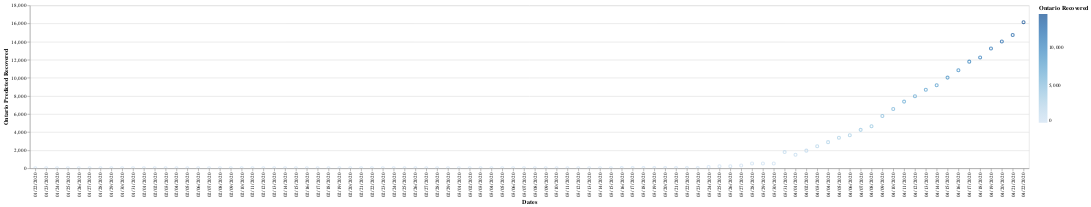

Here is the notebook cell this chart was saved with:
### Code cell
import altair as alt

alt.Chart(t3).mark_point().encode(
    x='Dates',
    y='Ontario Predicted Recovered',
    color='Ontario Recovered',
).interactive()

### Figure 1 — Vega-Lite specification as saved in the notebook (floating-point values rounded to 4 significant figures)
{"config": {"view": {"continuousWidth": 400, "continuousHeight": 300}}, "data": {"name": "data-9d698236e082f563be38c4cb90ac64c0"}, "mark": "point", "encoding": {"color": {"type": "quantitative", "field": "Ontario Recovered"}, "x": {"type": "nominal", "field": "Dates"}, "y": {"type": "quantitative", "field": "Ontario Predicted Recovered"}}, "selection": {"selector009": {"type": "interval", "bind": "scales", "encodings": ["x", "y"]}}, "$schema": "https://vega.github.io/schema/vega-lite/v4.8.1.json", "datasets": {"data-9d698236e082f563be38c4cb90ac64c0": [{"Dates": "01/22/2020", "Confirmed Cases": 0, "Ontario Confirmed Deaths": 0, "Ontario Recovered": 0, "Ontario Predicted Cases": 1.493, "Ontario Predicted Deaths": 2.123, "Ontario Predicted Recovered": 3.506}, {"Dates": "01/23/2020", "Confirmed Cases": 0, "Ontario Confirmed Deaths": 0, "Ontario Recovered": 0, "Ontario Predicted Cases": 1.493, "Ontario Predicted Deaths": 2.123, "Ontario Predicted Recovered": 3.506}, {"Dates": "01/24/2020", "Confirmed Cases": 0, "Ontario Confirmed Deaths": 0, "Ontario Recovered": 0, "Ontario Predicted Cases": 1.493, "Ontario Predicted Deaths": 2.123, "Ontario Predicted Recovered": 3.506}, {"Dates": "01/25/2020", "Confirmed Cases": 0, "Ontario Confirmed Deaths": 0, "Ontario Recovered": 0, "Ontario Predicted Cases": 1.493, "Ontario Predicted Deaths": 2.123, "Ontario Predicted Recovered": 3.506}, {"Dates": "01/26/2020", "Confirmed Cases": 1, "Ontario Confirmed Deaths": 0, "Ontario Recovered": 0, "Ontario Predicted Cases": 2.797, "Ontario Predicted Deaths": 2.123, "Ontario Predicted Recovered": 3.506}, {"Dates": "01/27/2020", "Confirmed Cases": 1, "Ontario Confirmed Deaths": 0, "Ontario Recovered": 0, "Ontario Predicted Cases": 2.797, "Ontario Predicted Deaths": 2.123, "Ontario Predicted Recovered": 3.506}, {"Dates": "01/28/2020", "Confirmed Cases": 1, "Ontario Confirmed Deaths": 0, "Ontario Recovered": 0, "Ontario Predicted Cases": 2.797, "Ontario Predicted Deaths": 2.123, "Ontario Predicted Recovered": 3.506}, {"Dates": "01/29/2020", "Confirmed Cases": 1, "Ontario Confirmed Deaths": 0, "Ontario Recovered": 0, "Ontario Predicted Cases": 2.797, "Ontario Predicted Deaths": 2.123, "Ontario Predicted Recovered": 3.506}, {"Dates": "01/30/2020", "Confirmed Cases": 1, "Ontario Confirmed Deaths": 0, "Ontario Recovered": 0, "Ontario Predicted Cases": 2.797, "Ontario Predicted Deaths": 2.123, "Ontario Predicted Recovered": 3.506}, {"Dates": "01/31/2020", "Confirmed Cases": 3, "Ontario Confirmed Deaths": 0, "Ontario Recovered": 0, "Ontario Predicted Cases": 5.516, "Ontario Predicted Deaths": 2.123, "Ontario Predicted Recovered": 3.506}, {"Dates": "02/01/2020", "Confirmed Cases": 3, "Ontario Confirmed Deaths": 0, "Ontario Recovered": 0, "Ontario Predicted Cases": 5.516, "Ontario Predicted Deaths": 2.123, "Ontario Predicted Recovered": 3.506}, {"Dates": "02/02/2020", "Confirmed Cases": 3, "Ontario Confirmed Deaths": 0, "Ontario Recovered": 0, "Ontario Predicted Cases": 5.516, "Ontario Predicted Deaths": 2.123, "Ontario Predicted Recovered": 3.506}, {"Dates": "02/03/2020", "Confirmed Cases": 3, "Ontario Confirmed Deaths": 0, "Ontario Recovered": 0, "Ontario Predicted Cases": 5.516, "Ontario Predicted Deaths": 2.123, "Ontario Predicted Recovered": 3.506}, {"Dates": "02/04/2020", "Confirmed Cases": 3, "Ontario Confirmed Deaths": 0, "Ontario Recovered": 0, "Ontario Predicted Cases": 5.516, "Ontario Predicted Deaths": 2.123, "Ontario Predicted Recovered": 3.506}, {"Dates": "02/05/2020", "Confirmed Cases": 3, "Ontario Confirmed Deaths": 0, "Ontario Recovered": 0, "Ontario Predicted Cases": 5.516, "Ontario Predicted Deaths": 2.123, "Ontario Predicted Recovered": 3.506}, {"Dates": "02/06/2020", "Confirmed Cases": 3, "Ontario Confirmed Deaths": 0, "Ontario Recovered": 0, "Ontario Predicted Cases": 5.516, "Ontario Predicted Deaths": 2.123, "Ontario Predicted Recovered": 3.506}, {"Dates": "02/07/2020", "Confirmed Cases": 3, "Ontario Confirmed Deaths": 0, "Ontario Recovered": 0, "Ontario Predicted Cases": 5.516, "Ontario Predicted Deaths": 2.123, "Ontario Predicted Recovered": 3.506}, {"Dates": "02/08/2020", "Confirmed Cases": 3, "Ontario Confirmed Deaths": 0, "Ontario Recovered": 0, "Ontario Predicted Cases": 5.516, "Ontario Predicted Deaths": 2.123, "Ontario Predicted Recovered": 3.506}, {"Dates": "02/09/2020", "Confirmed Cases": 3, "Ontario Confirmed Deaths": 0, "Ontario Recovered": 0, "Ontario Predicted Cases": 5.516, "Ontario Predicted Deaths": 2.123, "Ontario Predicted Recovered": 3.506}, {"Dates": "02/10/2020", "Confirmed Cases": 3, "Ontario Confirmed Deaths": 0, "Ontario Recovered": 0, "Ontario Predicted Cases": 5.516, "Ontario Predicted Deaths": 2.123, "Ontario Predicted Recovered": 3.506}, {"Dates": "02/11/2020", "Confirmed Cases": 3, "Ontario Confirmed Deaths": 0, "Ontario Recovered": 0, "Ontario Predicted Cases": 5.516, "Ontario Predicted Deaths": 2.123, "Ontario Predicted Recovered": 3.506}, {"Dates": "02/12/2020", "Confirmed Cases": 3, "Ontario Confirmed Deaths": 0, "Ontario Recovered": 1, "Ontario Predicted Cases": 5.516, "Ontario Predicted Deaths": 2.123, "Ontario Predicted Recovered": 5.031}, {"Dates": "02/13/2020", "Confirmed Cases": 3, "Ontario Confirmed Deaths": 0, "Ontario Recovered": 1, "Ontario Predicted Cases": 5.516, "Ontario Predicted Deaths": 2.123, "Ontario Predicted Recovered": 5.031}, {"Dates": "02/14/2020", "Confirmed Cases": 3, "Ontario Confirmed Deaths": 0, "Ontario Recovered": 1, "Ontario Predicted Cases": 5.516, "Ontario Predicted Deaths": 2.123, "Ontario Predicted Recovered": 5.031}, {"Dates": "02/15/2020", "Confirmed Cases": 3, "Ontario Confirmed Deaths": 0, "Ontario Recovered": 1, "Ontario Predicted Cases": 5.516, "Ontario Predicted Deaths": 2.123, "Ontario Predicted Recovered": 5.031}, {"Dates": "02/16/2020", "Confirmed Cases": 3, "Ontario Confirmed Deaths": 0, "Ontario Recovered": 1, "Ontario Predicted Cases": 5.516, "Ontario Predicted Deaths": 2.123, "Ontario Predicted Recovered": 5.031}, {"Dates": "02/17/2020", "Confirmed Cases": 3, "Ontario Confirmed Deaths": 0, "Ontario Recovered": 1, "Ontario Predicted Cases": 5.516, "Ontario Predicted Deaths": 2.123, "Ontario Predicted Recovered": 5.031}, {"Dates": "02/18/2020", "Confirmed Cases": 3, "Ontario Confirmed Deaths": 0, "Ontario Recovered": 1, "Ontario Predicted Cases": 5.516, "Ontario Predicted Deaths": 2.123, "Ontario Predicted Recovered": 5.031}, {"Dates": "02/19/2020", "Confirmed Cases": 3, "Ontario Confirmed Deaths": 0, "Ontario Recovered": 1, "Ontario Predicted Cases": 5.516, "Ontario Predicted Deaths": 2.123, "Ontario Predicted Recovered": 5.031}, {"Dates": "02/20/2020", "Confirmed Cases": 3, "Ontario Confirmed Deaths": 0, "Ontario Recovered": 1, "Ontario Predicted Cases": 5.516, "Ontario Predicted Deaths": 2.123, "Ontario Predicted Recovered": 5.031}, {"Dates": "02/21/2020", "Confirmed Cases": 3, "Ontario Confirmed Deaths": 0, "Ontario Recovered": 3, "Ontario Predicted Cases": 5.516, "Ontario Predicted Deaths": 2.123, "Ontario Predicted Recovered": 8.322}, {"Dates": "02/22/2020", "Confirmed Cases": 3, "Ontario Confirmed Deaths": 0, "Ontario Recovered": 3, "Ontario Predicted Cases": 5.516, "Ontario Predicted Deaths": 2.123, "Ontario Predicted Recovered": 8.322}, {"Dates": "02/23/2020", "Confirmed Cases": 3, "Ontario Confirmed Deaths": 0, "Ontario Recovered": 3, "Ontario Predicted Cases": 5.516, "Ontario Predicted Deaths": 2.123, "Ontario Predicted Recovered": 8.322}, {"Dates": "02/24/2020", "Confirmed Cases": 4, "Ontario Confirmed Deaths": 0, "Ontario Recovered": 3, "Ontario Predicted Cases": 6.98, "Ontario Predicted Deaths": 2.123, "Ontario Predicted Recovered": 8.322}, {"Dates": "02/25/2020", "Confirmed Cases": 4, "Ontario Confirmed Deaths": 0, "Ontario Recovered": 3, "Ontario Predicted Cases": 6.98, "Ontario Predicted Deaths": 2.123, "Ontario Predicted Recovered": 8.322}, {"Dates": "02/26/2020", "Confirmed Cases": 4, "Ontario Confirmed Deaths": 0, "Ontario Recovered": 3, "Ontario Predicted Cases": 6.98, "Ontario Predicted Deaths": 2.123, "Ontario Predicted Recovered": 8.322}, {"Dates": "02/27/2020", "Confirmed Cases": 6, "Ontario Confirmed Deaths": 0, "Ontario Recovered": 6, "Ontario Predicted Cases": 9.963, "Ontario Predicted Deaths": 2.123, "Ontario Predicted Recovered": 13.42}, {"Dates": "02/28/2020", "Confirmed Cases": 6, "Ontario Confirmed Deaths": 0, "Ontario Recovered": 6, "Ontario Predicted Cases": 9.963, "Ontario Predicted Deaths": 2.123, "Ontario Predicted Recovered": 13.42}, {"Dates": "02/29/2020", "Confirmed Cases": 11, "Ontario Confirmed Deaths": 0, "Ontario Recovered": 6, "Ontario Predicted Cases": 17.11, "Ontario Predicted Deaths": 2.123, "Ontario Predicted Recovered": 13.42}, {"Dates": "03/01/2020", "Confirmed Cases": 15, "Ontario Confirmed Deaths": 0, "Ontario Recovered": 6, "Ontario Predicted Cases": 22.72, "Ontario Predicted Deaths": 2.123, "Ontario Predicted Recovered": 13.42}, {"Dates": "03/02/2020", "Confirmed Cases": 18, "Ontario Confirmed Deaths": 0, "Ontario Recovered": 6, "Ontario Predicted Cases": 26.93, "Ontario Predicted Deaths": 2.123, "Ontario Predicted Recovered": 13.42}, {"Dates": "03/03/2020", "Confirmed Cases": 20, "Ontario Confirmed Deaths": 0, "Ontario Recovered": 6, "Ontario Predicted Cases": 29.74, "Ontario Predicted Deaths": 2.123, "Ontario Predicted Recovered": 13.42}, {"Dates": "03/04/2020", "Confirmed Cases": 20, "Ontario Confirmed Deaths": 0, "Ontario Recovered": 6, "Ontario Predicted Cases": 29.74, "Ontario Predicted Deaths": 2.123, "Ontario Predicted Recovered": 13.42}, {"Dates": "03/05/2020", "Confirmed Cases": 22, "Ontario Confirmed Deaths": 0, "Ontario Recovered": 6, "Ontario Predicted Cases": 32.53, "Ontario Predicted Deaths": 2.123, "Ontario Predicted Recovered": 13.42}, {"Dates": "03/06/2020", "Confirmed Cases": 25, "Ontario Confirmed Deaths": 0, "Ontario Recovered": 6, "Ontario Predicted Cases": 36.71, "Ontario Predicted Deaths": 2.123, "Ontario Predicted Recovered": 13.42}, {"Dates": "03/07/2020", "Confirmed Cases": 28, "Ontario Confirmed Deaths": 0, "Ontario Recovered": 8, "Ontario Predicted Cases": 40.88, "Ontario Predicted Deaths": 2.123, "Ontario Predicted Recovered": 17.6}, {"Dates": "03/08/2020", "Confirmed Cases": 29, "Ontario Confirmed Deaths": 0, "Ontario Recovered": 8, "Ontario Predicted Cases": 42.27, "Ontario Predicted Deaths": 2.123, "Ontario Predicted Recovered": 17.6}, {"Dates": "03/09/2020", "Confirmed Cases": 34, "Ontario Confirmed Deaths": 0, "Ontario Recovered": 8, "Ontario Predicted Cases": 49.21, "Ontario Predicted Deaths": 2.123, "Ontario Predicted Recovered": 17.6}, {"Dates": "03/10/2020", "Confirmed Cases": 36, "Ontario Confirmed Deaths": 0, "Ontario Recovered": 8, "Ontario Predicted Cases": 51.98, "Ontario Predicted Deaths": 2.123, "Ontario Predicted Recovered": 17.6}, {"Dates": "03/11/2020", "Confirmed Cases": 41, "Ontario Confirmed Deaths": 0, "Ontario Recovered": 8, "Ontario Predicted Cases": 58.92, "Ontario Predicted Deaths": 2.123, "Ontario Predicted Recovered": 17.6}, {"Dates": "03/12/2020", "Confirmed Cases": 42, "Ontario Confirmed Deaths": 0, "Ontario Recovered": 8, "Ontario Predicted Cases": 60.31, "Ontario Predicted Deaths": 2.123, "Ontario Predicted Recovered": 17.6}, {"Dates": "03/13/2020", "Confirmed Cases": 74, "Ontario Confirmed Deaths": 0, "Ontario Recovered": 8, "Ontario Predicted Cases": 94.54, "Ontario Predicted Deaths": 2.123, "Ontario Predicted Recovered": 17.6}, {"Dates": "03/14/2020", "Confirmed Cases": 79, "Ontario Confirmed Deaths": 0, "Ontario Recovered": 8, "Ontario Predicted Cases": 99.86, "Ontario Predicted Deaths": 2.123, "Ontario Predicted Recovered": 17.6}, {"Dates": "03/15/2020", "Confirmed Cases": 104, "Ontario Confirmed Deaths": 0, "Ontario Recovered": 8, "Ontario Predicted Cases": 126.4, "Ontario Predicted Deaths": 2.123, "Ontario Predicted Recovered": 17.6}, {"Dates": "03/16/2020", "Confirmed Cases": 177, "Ontario Confirmed Deaths": 0, "Ontario Recovered": 9, "Ontario Predicted Cases": 204.1, "Ontario Predicted Deaths": 2.123, "Ontario Predicted Recovered": 20.42}, {"Dates": "03/17/2020", "Confirmed Cases": 185, "Ontario Confirmed Deaths": 1, "Ontario Recovered": 9, "Ontario Predicted Cases": 212.6, "Ontario Predicted Deaths": 3.785, "Ontario Predicted Recovered": 20.42}, {"Dates": "03/18/2020", "Confirmed Cases": 221, "Ontario Confirmed Deaths": 1, "Ontario Recovered": 9, "Ontario Predicted Cases": 250.9, "Ontario Predicted Deaths": 3.785, "Ontario Predicted Recovered": 20.42}, {"Dates": "03/19/2020", "Confirmed Cases": 257, "Ontario Confirmed Deaths": 1, "Ontario Recovered": 9, "Ontario Predicted Cases": 289.2, "Ontario Predicted Deaths": 3.785, "Ontario Predicted Recovered": 20.42}, {"Dates": "03/20/2020", "Confirmed Cases": 308, "Ontario Confirmed Deaths": 2, "Ontario Recovered": 9, "Ontario Predicted Cases": 343.4, "Ontario Predicted Deaths": 5.192, "Ontario Predicted Recovered": 20.42}, {"Dates": "03/21/2020", "Confirmed Cases": 377, "Ontario Confirmed Deaths": 3, "Ontario Recovered": 10, "Ontario Predicted Cases": 416.8, "Ontario Predicted Deaths": 6.683, "Ontario Predicted Recovered": 23.23}, {"Dates": "03/22/2020", "Confirmed Cases": 425, "Ontario Confirmed Deaths": 5, "Ontario Recovered": 10, "Ontario Predicted Cases": 467.9, "Ontario Predicted Deaths": 9.663, "Ontario Predicted Recovered": 23.23}, {"Dates": "03/23/2020", "Confirmed Cases": 503, "Ontario Confirmed Deaths": 6, "Ontario Recovered": 10, "Ontario Predicted Cases": 550.9, "Ontario Predicted Deaths": 11.15, "Ontario Predicted Recovered": 23.23}, {"Dates": "03/24/2020", "Confirmed Cases": 588, "Ontario Confirmed Deaths": 7, "Ontario Recovered": 110, "Ontario Predicted Cases": 641.3, "Ontario Predicted Deaths": 12.51, "Ontario Predicted Recovered": 142.2}, {"Dates": "03/25/2020", "Confirmed Cases": 688, "Ontario Confirmed Deaths": 8, "Ontario Recovered": 183, "Ontario Predicted Cases": 747.6, "Ontario Predicted Deaths": 13.78, "Ontario Predicted Recovered": 223.7}, {"Dates": "03/26/2020", "Confirmed Cases": 858, "Ontario Confirmed Deaths": 13, "Ontario Recovered": 184, "Ontario Predicted Cases": 928.5, "Ontario Predicted Deaths": 20.04, "Ontario Predicted Recovered": 224.8}, {"Dates": "03/27/2020", "Confirmed Cases": 994, "Ontario Confirmed Deaths": 18, "Ontario Recovered": 256, "Ontario Predicted Cases": 1073.0, "Ontario Predicted Deaths": 26.36, "Ontario Predicted Recovered": 305.2}, {"Dates": "03/28/2020", "Confirmed Cases": 1144, "Ontario Confirmed Deaths": 18, "Ontario Recovered": 466, "Ontario Predicted Cases": 1233.0, "Ontario Predicted Deaths": 26.36, "Ontario Predicted Recovered": 539.5}, {"Dates": "03/29/2020", "Confirmed Cases": 1355, "Ontario Confirmed Deaths": 21, "Ontario Recovered": 466, "Ontario Predicted Cases": 1457.0, "Ontario Predicted Deaths": 30.16, "Ontario Predicted Recovered": 539.5}, {"Dates": "03/30/2020", "Confirmed Cases": 1706, "Ontario Confirmed Deaths": 31, "Ontario Recovered": 466, "Ontario Predicted Cases": 1830.0, "Ontario Predicted Deaths": 42.58, "Ontario Predicted Recovered": 539.5}, {"Dates": "03/31/2020", "Confirmed Cases": 1966, "Ontario Confirmed Deaths": 33, "Ontario Recovered": 1592, "Ontario Predicted Cases": 2107.0, "Ontario Predicted Deaths": 44.71, "Ontario Predicted Recovered": 1796.0}, {"Dates": "04/01/2020", "Confirmed Cases": 2392, "Ontario Confirmed Deaths": 37, "Ontario Recovered": 1324, "Ontario Predicted Cases": 2560.0, "Ontario Predicted Deaths": 48.97, "Ontario Predicted Recovered": 1497.0}, {"Dates": "04/02/2020", "Confirmed Cases": 2793, "Ontario Confirmed Deaths": 53, "Ontario Recovered": 1735, "Ontario Predicted Cases": 2987.0, "Ontario Predicted Deaths": 65.99, "Ontario Predicted Recovered": 1956.0}, {"Dates": "04/03/2020", "Confirmed Cases": 3255, "Ontario Confirmed Deaths": 67, "Ontario Recovered": 2175, "Ontario Predicted Cases": 3478.0, "Ontario Predicted Deaths": 80.89, "Ontario Predicted Recovered": 2447.0}, {"Dates": "04/04/2020", "Confirmed Cases": 3630, "Ontario Confirmed Deaths": 94, "Ontario Recovered": 2577, "Ontario Predicted Cases": 3877.0, "Ontario Predicted Deaths": 109.6, "Ontario Predicted Recovered": 2895.0}, {"Dates": "04/05/2020", "Confirmed Cases": 4354, "Ontario Confirmed Deaths": 119, "Ontario Recovered": 3012, "Ontario Predicted Cases": 4647.0, "Ontario Predicted Deaths": 136.2, "Ontario Predicted Recovered": 3381.0}, {"Dates": "04/06/2020", "Confirmed Cases": 4347, "Ontario Confirmed Deaths": 150, "Ontario Recovered": 3256, "Ontario Predicted Cases": 4640.0, "Ontario Predicted Deaths": 169.2, "Ontario Predicted Recovered": 3653.0}, {"Dates": "04/07/2020", "Confirmed Cases": 4726, "Ontario Confirmed Deaths": 153, "Ontario Recovered": 3791, "Ontario Predicted Cases": 5043.0, "Ontario Predicted Deaths": 172.4, "Ontario Predicted Recovered": 4250.0}, {"Dates": "04/08/2020", "Confirmed Cases": 5276, "Ontario Confirmed Deaths": 153, "Ontario Recovered": 4154, "Ontario Predicted Cases": 5628.0, "Ontario Predicted Deaths": 172.4, "Ontario Predicted Recovered": 4655.0}, {"Dates": "04/09/2020", "Confirmed Cases": 5759, "Ontario Confirmed Deaths": 200, "Ontario Recovered": 5162, "Ontario Predicted Cases": 6142.0, "Ontario Predicted Deaths": 222.4, "Ontario Predicted Recovered": 5780.0}, {"Dates": "04/10/2020", "Confirmed Cases": 6237, "Ontario Confirmed Deaths": 222, "Ontario Recovered": 5855, "Ontario Predicted Cases": 6650.0, "Ontario Predicted Deaths": 245.8, "Ontario Predicted Recovered": 6554.0}, {"Dates": "04/11/2020", "Confirmed Cases": 6648, "Ontario Confirmed Deaths": 253, "Ontario Recovered": 6589, "Ontario Predicted Cases": 7087.0, "Ontario Predicted Deaths": 278.8, "Ontario Predicted Recovered": 7373.0}, {"Dates": "04/12/2020", "Confirmed Cases": 7049, "Ontario Confirmed Deaths": 274, "Ontario Recovered": 7123, "Ontario Predicted Cases": 7514.0, "Ontario Predicted Deaths": 301.2, "Ontario Predicted Recovered": 7969.0}, {"Dates": "04/13/2020", "Confirmed Cases": 7470, "Ontario Confirmed Deaths": 291, "Ontario Recovered": 7758, "Ontario Predicted Cases": 7961.0, "Ontario Predicted Deaths": 319.3, "Ontario Predicted Recovered": 8677.0}, {"Dates": "04/14/2020", "Confirmed Cases": 7953, "Ontario Confirmed Deaths": 334, "Ontario Recovered": 8210, "Ontario Predicted Cases": 8475.0, "Ontario Predicted Deaths": 365.0, "Ontario Predicted Recovered": 9182.0}, {"Dates": "04/15/2020", "Confirmed Cases": 8447, "Ontario Confirmed Deaths": 385, "Ontario Recovered": 8966, "Ontario Predicted Cases": 9001.0, "Ontario Predicted Deaths": 419.3, "Ontario Predicted Recovered": 10030.0}, {"Dates": "04/16/2020", "Confirmed Cases": 9840, "Ontario Confirmed Deaths": 490, "Ontario Recovered": 9698, "Ontario Predicted Cases": 10480.0, "Ontario Predicted Deaths": 531.0, "Ontario Predicted Recovered": 10840.0}, {"Dates": "04/17/2020", "Confirmed Cases": 10456, "Ontario Confirmed Deaths": 524, "Ontario Recovered": 10545, "Ontario Predicted Cases": 11140.0, "Ontario Predicted Deaths": 567.2, "Ontario Predicted Recovered": 11790.0}, {"Dates": "04/18/2020", "Confirmed Cases": 11013, "Ontario Confirmed Deaths": 564, "Ontario Recovered": 10964, "Ontario Predicted Cases": 11730.0, "Ontario Predicted Deaths": 609.8, "Ontario Predicted Recovered": 12250.0}, {"Dates": "04/19/2020", "Confirmed Cases": 11561, "Ontario Confirmed Deaths": 591, "Ontario Recovered": 11847, "Ontario Predicted Cases": 12310.0, "Ontario Predicted Deaths": 638.5, "Ontario Predicted Recovered": 13240.0}, {"Dates": "04/20/2020", "Confirmed Cases": 12063, "Ontario Confirmed Deaths": 624, "Ontario Recovered": 12543, "Ontario Predicted Cases": 12850.0, "Ontario Predicted Deaths": 673.6, "Ontario Predicted Recovered": 14020.0}, {"Dates": "04/21/2020", "Confirmed Cases": 12715, "Ontario Confirmed Deaths": 694, "Ontario Recovered": 13188, "Ontario Predicted Cases": 13540.0, "Ontario Predicted Deaths": 748.1, "Ontario Predicted Recovered": 14740.0}, {"Dates": "04/22/2020", "Confirmed Cases": 13718, "Ontario Confirmed Deaths": 762, "Ontario Recovered": 14454, "Ontario Predicted Cases": 14610.0, "Ontario Predicted Deaths": 820.4, "Ontario Predicted Recovered": 16150.0}]}}
